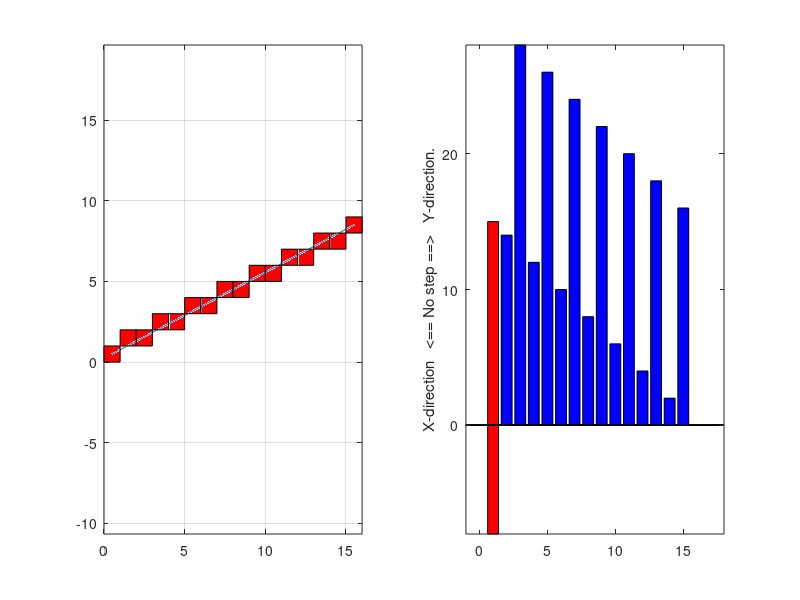

Reproduce this figure in MATLAB.
%% A visualization of Bresenham's line algorithm
%
% This short story is about working with raster graphics, especially how to
% draw one of the most basic geometric shapes with them: a line.  Of course one
% might complain, that this is understood for many years and even GNU Octave
% provides many high-level plotting routines like <octave:plot plot>, etc.
%
% I challenged this task with same biased attitude and had to find out that it
% is more difficult than expected, if one doesn't know the
% <https://en.wikipedia.org/wiki/Bresenham's_line_algorithm line algorithm> of
% <https://en.wikipedia.org/wiki/Jack_Elton_Bresenham Bresenham> from 1962.
% This line algorithm can easily be extended to
% <https://en.wikipedia.org/wiki/Midpoint_circle_algorithm draw ellipses>
% therefore it is highly beneficial to understand it properly.  Especially,
% if no such graphic libraries aren't around in your environment.
%%

%%
% The only algorithm input are the coordinates of a line that should be drawn
% from some pixel $(x_{0},y_{0})$ to $(x_{1},y_{1})$.  No certain order of
% these points is required, just that both are contained in the image raster,
% what should be 	self-explanatory.
%

x0 = 0;
y0 = 0;
x1 = 15;
y1 = 8;

%%
% Before the algorithm starts, it it possible to compute some values in
% advance that do not change.  For example the horizontal and  vertical
% projections, $dx$ and $dy$, respectively.  The first one is defined to be
% positive and the latter one negative.
%

dx  = int32 ( abs (x1 - x0));
dy  = int32 (-abs (y1 - y0));

%%
% As the result is a raster graphic, all quantities should be integer values.
% Therefore Octave requires some type conversion to <octave:int32 int32>, as
% the default datatype is the IEEE-754 double precision floating point number.
%
% To handle arbitrary aligned lines, the signs $(sx,sy)$ of the endpoint
% difference serve as step in the respective direction.
%

sx  = int32 (sign (x1 - x0));
sy  = int32 (sign (y1 - y0));

%%
% Now comes the most important part of the algorithm: the error quantity.
% As mentioned before, having opposite signs for $dx$ and $dy$ makes it
% easy to determine from a single value if there is a step in X-, Y-, or
% both directions necessary.  In one sentence: if |err| grows too fast in
% either direction $\pm$, hence the risk for not reaching the targeted
% coordinate grows, the "path" is corrected by omitting one or more steps in
% the too fast growing direction (see the right graphic below and the
% explanation).
%

err = dx + dy;

%%
% The running variables $x$ and $y$ have to be of integer type and take the
% values of start point $(x_{0},y_{0})$.
%

x = int32 (x0);
y = int32 (y0);

%%
% Perform some graphics setup and start the main loop of the line
% algorithm.
%

close all;
clc;
h1 = subplot (1, 2, 1);
plot (h1, [x0, x1] + 0.5, [y0, y1] + 0.5);
axis (h1, 'equal');
hold (h1, 'on');
grid (h1, 'on');
h2 = subplot (1, 2, 2);
bar (h2, [dx, zeros(1, max(dx, -dy))], 'r');
axis (h2, 'equal');
hold (h2, 'on');
ylabel (h2, 'X-direction   <== No step ==>   Y-direction.');
bar (h2, [dy, zeros(1, max(dx, -dy))], 'r');
setPixel = @(x,y) rectangle (h1, 'Position', [x, y, 1, 1], 'FaceColor', 'r');
i = 1;

%
% Main loop of the actual line algorithm.
%

setPixel (x, y);
while (x ~= int32 (x1) || y ~= int32 (y1))
  e2 = 2*err;

  % These three lines don't belong to the algorithm
  bar (h2, [zeros(1, i), e2], 'b');
  i += 1;
  %kbhit (); % uncomment for interactivity
  
  if (e2 > dy)
    err += dy;
    x   += sx;
  endif
  if (dx > e2)
    err += dx;
    y   += sy;
  endif
  setPixel (x, y);
endwhile

%%
% The code above can be run interactively, if the respective line using
% <octave:kbhit kbhit> is uncommented.  Some final words to the graphics.
% The right graphic shows in red squared the resulting pixels for approximating
% the line within a coarse, but human perceivable, raster.  The choice of
% these pixels is not natural on the first sight, but seen from some distance,
% it looks like a reasonable line within that raster.
%
% The decision when not to step upwards becomes clear, when inspecting the
% error quantity in the right image.  Naturally, the line algorithm wants
% to go one step up and one step right to reach the target pixel.  The step
% in Y-direction is omitted when the blue bar |e2| exceeds the red bar |dx|
% in positive direction (in the main loop the condition |(dx > e2)| is violated
% then).  Analogue for the X-direction, if the blue bar |e2| exceeds the red
% bar |dy| in negative direction.
%
% In the given example, roughly speaking, every second blue bar exceeds the
% red bar, thus the resulting pixel pattern occurs in the right image.
%
% This type of error correction happens for the ellipse in a similar way.
% Therefore if one understands the line drawing a solid technique for drawing
% ellipses even without external graphic libraries is understood.
%